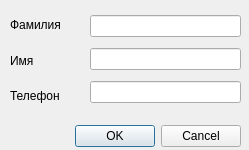
<?xml version="1.0" encoding="UTF-8"?>
<ui version="4.0">
 <class>DialogAddAbonent</class>
 <widget class="QDialog" name="DialogAddAbonent">
  <property name="geometry">
   <rect>
    <x>0</x>
    <y>0</y>
    <width>249</width>
    <height>150</height>
   </rect>
  </property>
  <property name="windowTitle">
   <string>Dialog</string>
  </property>
  <widget class="QDialogButtonBox" name="buttonBox">
   <property name="geometry">
    <rect>
     <x>-100</x>
     <y>120</y>
     <width>341</width>
     <height>32</height>
    </rect>
   </property>
   <property name="orientation">
    <enum>Qt::Horizontal</enum>
   </property>
   <property name="standardButtons">
    <set>QDialogButtonBox::Cancel|QDialogButtonBox::Ok</set>
   </property>
  </widget>
  <widget class="QWidget" name="">
   <property name="geometry">
    <rect>
     <x>10</x>
     <y>10</y>
     <width>61</width>
     <height>101</height>
    </rect>
   </property>
   <layout class="QVBoxLayout" name="verticalLayout">
    <item>
     <widget class="QLabel" name="label">
      <property name="text">
       <string>Фамилия</string>
      </property>
     </widget>
    </item>
    <item>
     <widget class="QLabel" name="label_2">
      <property name="text">
       <string>Имя</string>
      </property>
     </widget>
    </item>
    <item>
     <widget class="QLabel" name="label_3">
      <property name="text">
       <string>Телефон</string>
      </property>
     </widget>
    </item>
   </layout>
  </widget>
  <widget class="QWidget" name="">
   <property name="geometry">
    <rect>
     <x>90</x>
     <y>10</y>
     <width>151</width>
     <height>101</height>
    </rect>
   </property>
   <layout class="QVBoxLayout" name="verticalLayout_2">
    <item>
     <widget class="QLineEdit" name="lNameEdit"/>
    </item>
    <item>
     <widget class="QLineEdit" name="fNameEdit"/>
    </item>
    <item>
     <widget class="QLineEdit" name="phoneEdit"/>
    </item>
   </layout>
  </widget>
 </widget>
 <resources/>
 <connections>
  <connection>
   <sender>buttonBox</sender>
   <signal>accepted()</signal>
   <receiver>DialogAddAbonent</receiver>
   <slot>accept()</slot>
   <hints>
    <hint type="sourcelabel">
     <x>228</x>
     <y>204</y>
    </hint>
    <hint type="destinationlabel">
     <x>157</x>
     <y>239</y>
    </hint>
   </hints>
  </connection>
  <connection>
   <sender>buttonBox</sender>
   <signal>rejected()</signal>
   <receiver>DialogAddAbonent</receiver>
   <slot>reject()</slot>
   <hints>
    <hint type="sourcelabel">
     <x>296</x>
     <y>210</y>
    </hint>
    <hint type="destinationlabel">
     <x>286</x>
     <y>239</y>
    </hint>
   </hints>
  </connection>
 </connections>
</ui>
